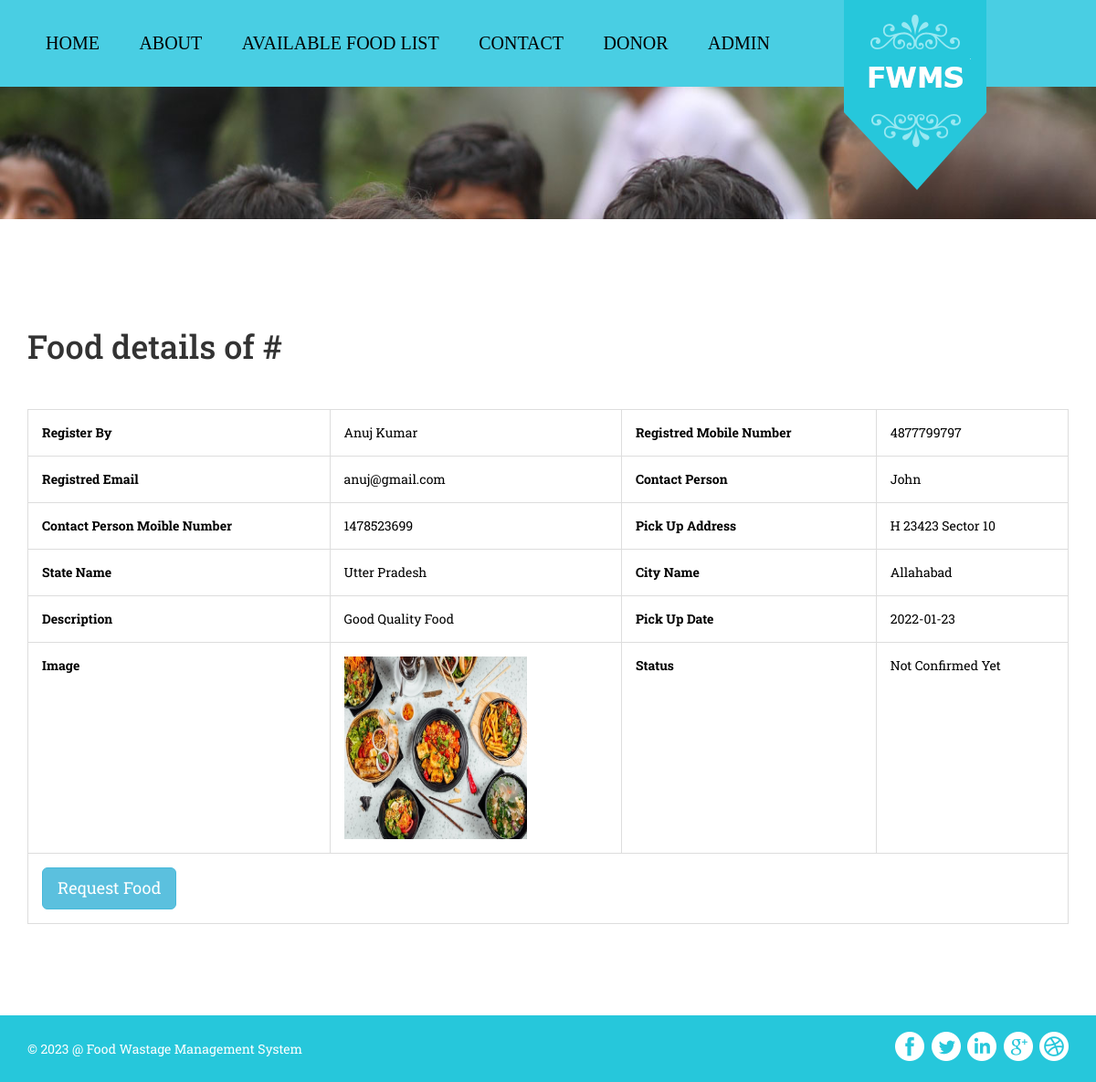
Screenshot of /fwms/view-food-details.php?foodid=2 with the database file from the repository.
### tables this page shows
CREATE TABLE `tblfood` (
  `ID` int(10) NOT NULL,
  `DonorID` int(10) DEFAULT NULL,
  `foodId` int(10) DEFAULT NULL,
  `FoodItems` mediumtext DEFAULT NULL,
  `StateName` varchar(200) DEFAULT NULL,
  `CityName` varchar(200) DEFAULT NULL,
  `Description` mediumtext DEFAULT NULL,
  `PickupDate` varchar(200) DEFAULT NULL,
  `PickupAddress` mediumtext DEFAULT NULL,
  `ContactPerson` varchar(200) DEFAULT NULL,
  `CPMobNumber` bigint(10) DEFAULT NULL,
  `Image` varchar(200) DEFAULT NULL,
  `CreationDate` timestamp NULL DEFAULT current_timestamp(),
  `UpdationDate` timestamp NULL DEFAULT NULL ON UPDATE current_timestamp()
);

CREATE TABLE `tbldonor` (
  `ID` int(10) NOT NULL,
  `FullName` varchar(200) DEFAULT NULL,
  `Email` varchar(200) DEFAULT NULL,
  `MobileNumber` bigint(10) DEFAULT NULL,
  `Password` varchar(120) DEFAULT NULL,
  `RegDate` timestamp NULL DEFAULT current_timestamp()
);

### fwms/view-food-details.php (the view, shortened to what this page needs)
<!DOCTYPE html>
<html>
<head>
<link href="css/bootstrap.css" rel='stylesheet' type='text/css' />
<link href="css/style.css" rel="stylesheet" type="text/css" media="all" />
</head>
<body>
<?php include_once("includes/header.php");?>
<div class="banner page-head">
</div>
<div class="typrography">
	 <div class="container">
	  <?php
$vid=$_GET['foodid'];
$ret=mysqli_query($con,"select tblfoodrequests.requestNumber,tblfoodrequests.requestDate,tblfoodrequests.mobileNumber,tblfoodrequests.message,tblfoodrequests.status,tblfoodrequests.donorRemark,tblfoodrequests.requestCompletionDate,tblfoodrequests.fullName,
tblfood.ID,tblfood.foodId,tblfood.ContactPerson,tblfood.CPMobNumber,tblfood.CreationDate,tblfood.FoodItems,tblfood.StateName,tblfood.CityName,tblfood.Description,tblfood.PickupDate,tblfood.PickupAddress,tblfood.Image,tblfood.UpdationDate,tbldonor.FullName,tbldonor.MobileNumber,tbldonor.Email from
tblfood
left join tblfoodrequests  on tblfood.ID=tblfoodrequests.foodId
join tbldonor on tblfood.DonorID=tbldonor.ID
 where  tblfood.ID='$vid'");
while ($row=mysqli_fetch_array($ret)) {
?>
		  <section id="tables">
          <div class="page-header">
            <h1>Food details of #<?php  echo $row['RequestNumber'];?></h1>
          </div>
          <div class="bs-docs-example">
            <table class="table table-bordered" style="color:#000 !important;">
      <table border="1" class="table table-bordered mg-b-0">
  <tr>
    <th>Register By </th>
    <td><?php  echo $row['FullName'];?></td>
    <th>Registred Mobile Number</th>
    <td><?php  echo $row['MobileNumber'];?></td>
  </tr>
<tr>
    <th>Registred Email</th>
    <td><?php  echo $row['Email'];?></td>
    <th>Contact Person</th>
    <td><?php  echo $row['ContactPerson'];?></td>
</tr>
<tr>
    <th>Contact Person Moible Number</th>
    <td><?php  echo $row['CPMobNumber'];?></td>
<th>Pick Up Address</th>
<td>
<?php echo $row['PickupAddress']; ?>
  </td>
  </tr>
<tr>
    <th>State Name</th>
    <td><?php echo $row['StateName']; ?></td>
<th>City Name</th>
<td>
<?php echo $row['CityName']; ?>
  </td>
  </tr>
  <tr>
<th>Description</th>
<td>
<?php echo $row['Description']; ?>
  </td>
<th>Pick Up Date</th>
<td>
<?php echo $row['PickupDate']; ?>
  </td>
  </tr>
  <tr>
<th>Image</th>
<td>
<img src="donor/images/<?php echo $row['Image']; ?>" width="200" height="200">
  </td>
    <th>Status</th>
    <td> <?php
if($row['status']==""){
echo "Not Confirmed Yet";
}else{echo $row['status'];}
;?></td>
  </tr>
  <?php if($row['status']==""){ ?>
  <tr>
  	<td colspan="4"><button type="button" class="btn btn-info btn-lg" data-toggle="modal" data-target="#myModal">Request Food</button></td>
  </tr>
<?php }  ?>
  </table><?php } ?>
          </div>
	</div>
</div>
<?php include_once("includes/footer.php");?>
</body>
</html>

### fwms/includes/header.php (shortened to what this page needs)
<div class="header">
    <div class="container">
        <div class="header-left">
            <ul class="nav1">
                <li><a class="active" href="index.php">HOME</a></li>
                <li><a class="active" href="about.php">ABOUT</a></li>
                <li><a class="active" href="food-available.php"> AVAILABLE FOOD LIST</a></li>
                <li><a class="active" href="contact.php">CONTACT</a></li>
                <li><a class="active" href="donor/login.php">DONOR</a></li>
                <li><a class="active" href="admin/login.php">ADMIN</a></li>
            </ul>
        </div>
        <div class="header-right">
            <a href="index.php"><img src="images/logo.png" alt=""></a>
        </div>
    </div>
</div>

### fwms/includes/footer.php
<div class="copy-right">
	<div class="container">
		<div class="copy-lt">
			<p> &copy; <?php echo date('Y');?> @ Food Wastage Management System </p>
		</div>
		<div class="copy-rt">
			<ul>
				<li><a class="facebook" href="#"></a></li>
				<li><a class="twitt" href="#"></a></li>
				<li><a class="link" href="#"></a></li>
				<li><a class="googl" href="#"></a></li>
				<li><a class="dribb" href="#"></a></li>
			</ul>
		</div>
		<div class="clearfix"></div>
	</div>
</div>

### fwms/css/style.css (style rules this page uses)
body { margin:0; padding:0; background:#fff; font-family: 'Roboto Slab', serif; }
body a { text-decoration:none; transition:0.5s all; -webkit-transition:0.5s all; -moz-transition:0.5s all; -o-transition:0.5s all; -ms-transition:0.5s all; }
h1,h2,h3,h4,h5,h6 { margin:0; }
p { margin:0; }
ul { margin:0; padding:0; }
.header { position:relative; background:#49cee3; padding:33px 0; }
.header-left ul { margin:0; padding:0 0px; }
.header-left ul li { margin:0 20px; list-style-type:none; display:inline-block; }
.header-left ul li a { text-decoration:none; font-family: 'Droid Serif', serif; color: #fff; font-size: 20px; font-weight:500; }
.header-left ul li a:hover,.header-left ul li a.active { color:#000; }
.header-right { position:absolute; right: 15%; top: 0%; }
.banner { background:url(../images/banner4.jpg) no-repeat 0px 0px; background-size:cover; -webkit-background-size: cover; -o-background-size: cover; -ms-background-size: cover; -moz-background-size: cover; min-height: 670px; }
.copy-right { padding:18px 0; background:#26c7db; }
.copy-right p { margin:9px 0 0 0; font-size:14px; color: #fff; text-align:center; }
.copy-lt { float:left; }
.copy-rt { float:right; }
.copy-rt ul { margin:0; padding:0; }
.copy-rt ul li { list-style-type:none; display:inline-block; margin-left:4px; }
.copy-rt ul li a.facebook { background: url(../images/img-sprite.png) no-repeat 0px 0px; width:32px; height:32px; display:block; }
.copy-rt ul li a.twitt { background: url(../images/img-sprite.png) no-repeat -32px 0px; width:32px; height:32px; display:block; }
.copy-rt ul li a.link { background: url(../images/img-sprite.png) no-repeat -65px 0px; width:32px; height:32px; display:block; }
.copy-rt ul li a.googl { background: url(../images/img-sprite.png) no-repeat -98px 0px; width:32px; height:32px; display:block; }
.copy-rt ul li a.dribb { background: url(../images/img-sprite.png) no-repeat -130px 0px; width:32px; height:32px; display:block; }
.page-head { min-height: 145px !important; }
.typrography { text-align: left; padding:80px 0; }
.table td, .table>tbody>tr>td, .table>tbody>tr>th, .table>tfoot>tr>td, .table>tfoot>tr>th, .table>thead>tr>td, .table>thead>tr>th { padding: 15px!important; }
.table > thead > tr > th, .table > tbody > tr > th, .table > tfoot > tr > th, .table > thead > tr > td, .table > tbody > tr > td, .table > tfoot > tr > td { font-size: 1em; color: #000; }
.table > thead > tr > th, .table > tbody > tr > th, .table > tfoot > tr > th, .table > thead > tr > td, .table > tbody > tr > td, .table > tfoot > tr > td { border-top: none !important; }
.bs-docs-example { margin: 1em 0; }
.container:after { content: "\0020"; display: block; height: 0; clear: both; visibility: hidden; }
.clearfix:before, .clearfix:after, .row:before, .row:after { content: '\0020'; display: block; overflow: hidden; visibility: hidden; width: 0; height: 0; }
.row:after, .clearfix:after { clear: both; }
@media (max-width: 1440px) { .banner { min-height: 638px; } }
@media (max-width: 1440px) { .header-right { right: 13%; } }
@media (max-width: 1366px) { .banner { min-height: 607px; } }
@media (max-width: 1366px) { .header-right { right: 10%; } }
@media (max-width: 1280px) { .banner { min-height: 565px; } }

### rows the page displays
tblfood: DonorID.FullName "Anuj Kumar", DonorID.MobileNumber "4877799797", DonorID.Email "anuj@gmail.com", ContactPerson "John", CPMobNumber "1478523699", PickupAddress "H 23423 Sector 10", StateName "Utter Pradesh", CityName "Allahabad", Description "Good Quality Food", PickupDate "2022-01-23", Image (picture)
